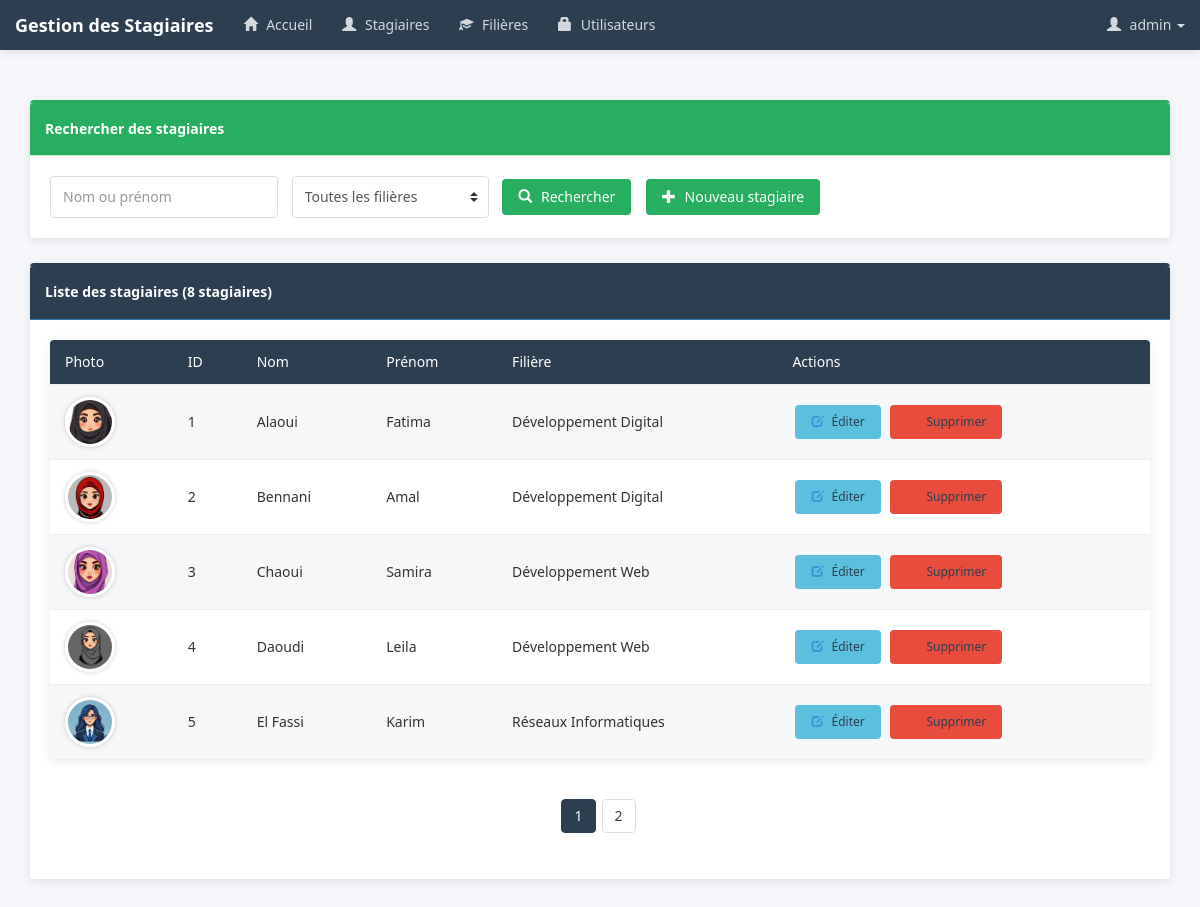
/pages/stagiaires.php (signed in), run on the app's committed database.
### tables this page shows
CREATE TABLE IF NOT EXISTS stagiaire (
  id INT(11) NOT NULL AUTO_INCREMENT,
  nom VARCHAR(50) NOT NULL,
  prenom VARCHAR(50) NOT NULL,
  civilite VARCHAR(1) NOT NULL,
  photo VARCHAR(100) DEFAULT NULL,
  idFiliere INT(11) NOT NULL,
  PRIMARY KEY (id),
  KEY idFiliere (idFiliere),
  CONSTRAINT stagiaire_ibfk_1 FOREIGN KEY (idFiliere) REFERENCES filiere (idFiliere) ON DELETE CASCADE
);

CREATE TABLE IF NOT EXISTS filiere (
  idFiliere INT(11) NOT NULL AUTO_INCREMENT,
  nomFiliere VARCHAR(50) NOT NULL,
  niveau VARCHAR(50) NOT NULL,
  PRIMARY KEY (idFiliere)
);

### pages/stagiaires.php (the view, shortened to what this page needs)
<?php
    require_once('../connexion.php');
    $size = isset($_GET['size']) ? $_GET['size'] : 5;
    $page = isset($_GET['page']) ? $_GET['page'] : 1;
    $offset = ($page - 1) * $size;
    $nomPrenom = isset($_GET['nomPrenom']) ? $_GET['nomPrenom'] : "";
    $idfiliere = isset($_GET['idfiliere']) ? $_GET['idfiliere'] : 0;
    $condition = "";
    $requeteCount = "SELECT COUNT(*) countS FROM stagiaire WHERE 1=1 $condition";
    $resultatCount = $pdo->query($requeteCount);
    $tabCount = $resultatCount->fetch();
    $nbrStagiaires = $tabCount['countS'];
    $reste = $nbrStagiaires % $size;
    if($reste === 0) {
        $nbrPages = $nbrStagiaires / $size;
    } else {
        $nbrPages = floor($nbrStagiaires / $size) + 1;
    }
    $requete = "SELECT s.*, f.nomFiliere
                FROM stagiaire s
                INNER JOIN filiere f ON s.idFiliere = f.idFiliere
                WHERE 1=1 $condition
                ORDER BY s.id
                LIMIT $size
                OFFSET $offset";
    $resultat = $pdo->query($requete);
?>
<!DOCTYPE html>
<html>
<head>
    <link rel="stylesheet" href="https://maxcdn.bootstrapcdn.com/bootstrap/3.4.1/css/bootstrap.min.css">
    <link rel="stylesheet" href="../css/monstyle.css">
    <link rel="stylesheet" href="../css/style-moderne.css">
</head>
<body>
    <?php include("menu.php"); ?>
    <div class="container">
        <div class="panel panel-success margetop">
            <div class="panel-heading">Rechercher des stagiaires</div>
            <div class="panel-body">
                <form method="get" action="stagiaires.php" class="form-inline">
                    <div class="form-group">
                        <input type="text" name="nomPrenom" placeholder="Nom ou prénom" class="form-control" value="<?php echo $nomPrenom; ?>">
                    </div>
                    <div class="form-group">
                        <select name="idfiliere" class="form-control">
                            <option value="0">Toutes les filières</option>
                        </select>
                    </div>
                    <button type="submit" class="btn btn-success">
                        <i class="glyphicon glyphicon-search"></i> Rechercher
                    </button>
                    <?php if($_SESSION['user']['role'] == 'ADMIN') { ?>
                        <a href="nouveauStagiaire.php" class="btn btn-primary">
                            <i class="glyphicon glyphicon-plus"></i> Nouveau stagiaire
                        </a>
                    <?php } ?>
                </form>
            </div>
        </div>
        <div class="panel panel-primary">
            <div class="panel-heading">Liste des stagiaires (<?php echo $nbrStagiaires; ?> stagiaires)</div>
            <div class="panel-body">
                <table class="table table-striped">
                    <thead>
                        <tr>
                            <th>Photo</th>
                            <th>ID</th>
                            <th>Nom</th>
                            <th>Prénom</th>
                            <th>Filière</th>
                            <?php if($_SESSION['user']['role'] == 'ADMIN') { ?>
                                <th>Actions</th>
                            <?php } ?>
                        </tr>
                    </thead>
                    <tbody>
                        <?php while($stagiaire = $resultat->fetch()) { ?>
                            <tr>
                                <td>
                                    <img src="../images/<?php echo $stagiaire['photo'] ? $stagiaire['photo'] : 'profile.png'; ?>"
                                         width="50" height="50" class="img-circle">
                                </td>
                                <td><?php echo $stagiaire['id']; ?></td>
                                <td><?php echo $stagiaire['nom']; ?></td>
                                <td><?php echo $stagiaire['prenom']; ?></td>
                                <td><?php echo $stagiaire['nomFiliere']; ?></td>
                                <?php if($_SESSION['user']['role'] == 'ADMIN') { ?>
                                    <td>
                                        <a href="editerStagiaire.php?id=<?php echo $stagiaire['id']; ?>" class="btn btn-info btn-sm">
                                            <i class="glyphicon glyphicon-edit"></i> Éditer
                                        </a>
                                        <a onclick="return confirm('Êtes-vous sûr de vouloir supprimer ce stagiaire?')"
                                           href="supprimerStagiaire.php?id=<?php echo $stagiaire['id']; ?>"
                                           class="btn btn-danger btn-sm">
                                            <i class="glyphicon glyphicon-trash"></i> Supprimer
                                        </a>
                                    </td>
                                <?php } ?>
                            </tr>
                        <?php } ?>
                    </tbody>
                </table>
                <div class="text-center">
                    <ul class="pagination">
                        <?php for($i = 1; $i <= $nbrPages; $i++) { ?>
                            <li class="<?php if($i == $page) echo 'active'; ?>">
                                <a href="stagiaires.php?page=<?php echo $i; ?>&nomPrenom=<?php echo $nomPrenom; ?>&idfiliere=<?php echo $idfiliere; ?>">
                                    <?php echo $i; ?>
                                </a>
                            </li>
                        <?php } ?>
                    </ul>
                </div>
            </div>
        </div>
    </div>
</body>
</html>

### pages/menu.php (shortened to what this page needs)
<nav class="navbar navbar-inverse navbar-fixed-top">
    <div class="container-fluid">
        <div class="navbar-header">
            <a class="navbar-brand" href="accueil.php">Gestion des Stagiaires</a>
        </div>
        <div class="collapse navbar-collapse" id="myNavbar">
            <ul class="nav navbar-nav">
                <li><a href="accueil.php"><i class="glyphicon glyphicon-home"></i> Accueil</a></li>
                <li><a href="stagiaires.php"><i class="glyphicon glyphicon-user"></i> Stagiaires</a></li>
                <li><a href="filieres.php"><i class="glyphicon glyphicon-education"></i> Filières</a></li>
                <?php if($_SESSION['user']['role'] == 'ADMIN') { ?>
                    <li><a href="utilisateurs.php"><i class="glyphicon glyphicon-lock"></i> Utilisateurs</a></li>
                <?php } ?>
            </ul>
            <ul class="nav navbar-nav navbar-right">
                <li class="dropdown">
                    <a class="dropdown-toggle" data-toggle="dropdown" href="#">
                        <i class="glyphicon glyphicon-user"></i> <?php echo $_SESSION['user']['login']; ?>
                        <span class="caret"></span>
                    </a>
                </li>
            </ul>
        </div>
    </div>
</nav>

### css/style-moderne.css (style rules this page uses)
:root { --primary-color: #2c3e50; --secondary-color: #27ae60; --accent-color: #e74c3c; --light-color: #ecf0f1; --dark-color: #2c3e50; --success-color: #27ae60; --warning-color: #f39c12; --danger-color: #e74c3c; --info-color: #3498db; --text-color: #333; --border-radius: 4px; --box-shadow: 0 2px 10px rgba(0, 0, 0, 0.1); }
body { font-family: "Segoe UI", Tahoma, Geneva, Verdana, sans-serif; background-color: #f5f7fa; color: var(--text-color); line-height: 1.6; }
.container { padding-top: 20px; padding-bottom: 20px; }
.panel { border: none; border-radius: var(--border-radius); box-shadow: var(--box-shadow); margin-bottom: 25px; overflow: hidden; }
.panel-heading { font-weight: 600; padding: 15px; border-bottom: 1px solid rgba(0, 0, 0, 0.1); }
.panel-body { padding: 20px; }
.panel-primary { border-top: 3px solid var(--primary-color); }
.panel-primary > .panel-heading { background-color: var(--primary-color); color: white; }
.panel-success { border-top: 3px solid var(--success-color); }
.panel-success > .panel-heading { background-color: var(--success-color); color: white; }
.form-control { border-radius: var(--border-radius); border: 1px solid #ddd; padding: 10px 12px; height: auto; box-shadow: none; transition: border-color 0.2s, box-shadow 0.2s; }
.form-group { margin-bottom: 20px; }
.btn { border-radius: var(--border-radius); font-weight: 500; padding: 8px 16px; transition: all 0.2s; border: none; }
.btn-success { background-color: var(--success-color); }
.btn-primary { background-color: var(--primary-color); }
.btn-danger { background-color: var(--danger-color); }
.table { border-collapse: separate; border-spacing: 0; width: 100%; border-radius: var(--border-radius); overflow: hidden; box-shadow: var(--box-shadow); }
.table-striped > tbody > tr:nth-of-type(odd) { background-color: rgba(236, 240, 241, 0.5); }
.table > thead > tr > th { background-color: var(--primary-color); color: white; border-bottom: none; padding: 12px 15px; font-weight: 500; }
.table > tbody > tr > td { padding: 12px 15px; vertical-align: middle; border-top: 1px solid #eee; }
.pagination > li > a, .pagination > li > span { color: var(--primary-color); border: 1px solid #ddd; margin: 0 3px; border-radius: var(--border-radius); }
.pagination > .active > a, .pagination > .active > span, .pagination > .active > a:hover, .pagination > .active > span:hover { background-color: var(--primary-color); border-color: var(--primary-color); }
.glyphicon { margin-right: 5px; }
.navbar { background-color: var(--primary-color); border: none; box-shadow: 0 2px 10px rgba(0, 0, 0, 0.1); }
.navbar-inverse .navbar-nav > li > a { color: rgba(255, 255, 255, 0.8); transition: color 0.2s; font-weight: 500; }
.navbar-inverse .navbar-brand { color: white; font-weight: 600; font-size: 18px; }
.margetop { margin-top: 80px; }
a { color: var(--primary-color); transition: color 0.2s; }
select.form-control { appearance: none; -webkit-appearance: none; -moz-appearance: none; background-repeat: no-repeat; background-position: right 10px center; background-size: 8px 10px; padding-right: 30px; }
.form-inline .form-group { margin-right: 10px; }
.btn-primary { background-color: #27ae60 !important; }
.btn .glyphicon { margin-right: 5px; }
.img-circle { border: 3px solid white; box-shadow: 0 0 5px rgba(0, 0, 0, 0.2); object-fit: cover; transition: transform 0.3s ease; }
.table .glyphicon-edit { color: var(--info-color); }
.table .glyphicon-trash { color: var(--danger-color); }
.btn, a { position: relative; overflow: hidden; }
.btn:after, a:after { content: ""; position: absolute; top: 50%; left: 50%; width: 5px; height: 5px; background: rgba(255, 255, 255, 0.5); opacity: 0; border-radius: 100%; transform: scale(1, 1) translate(-50%); transform-origin: 50% 50%; }
.form-control, .btn, a, .navbar-inverse .navbar-nav > li > a { transition: all 0.3s ease; }
.table a { color: var(--primary-color); margin: 0 3px; }
.panel-success .form-inline { margin-bottom: 0; }
form { margin-bottom: 0; }

### data on the page
stagiaire: photo (picture), id "1", nom "Alaoui", prenom "Fatima", idFiliere.nomFiliere "Développement Digital"
stagiaire: photo (picture), id "2", nom "Bennani", prenom "Amal", idFiliere.nomFiliere "Développement Digital"
stagiaire: photo (picture), id "3", nom "Chaoui", prenom "Samira", idFiliere.nomFiliere "Développement Web"
stagiaire: photo (picture), id "4", nom "Daoudi", prenom "Leila", idFiliere.nomFiliere "Développement Web"
stagiaire: photo (picture), id "5", nom "El Fassi", prenom "Karim", idFiliere.nomFiliere "Réseaux Informatiques"

### other printed values
$_SESSION['user']['login'] "admin"
$nbrStagiaires "8"
